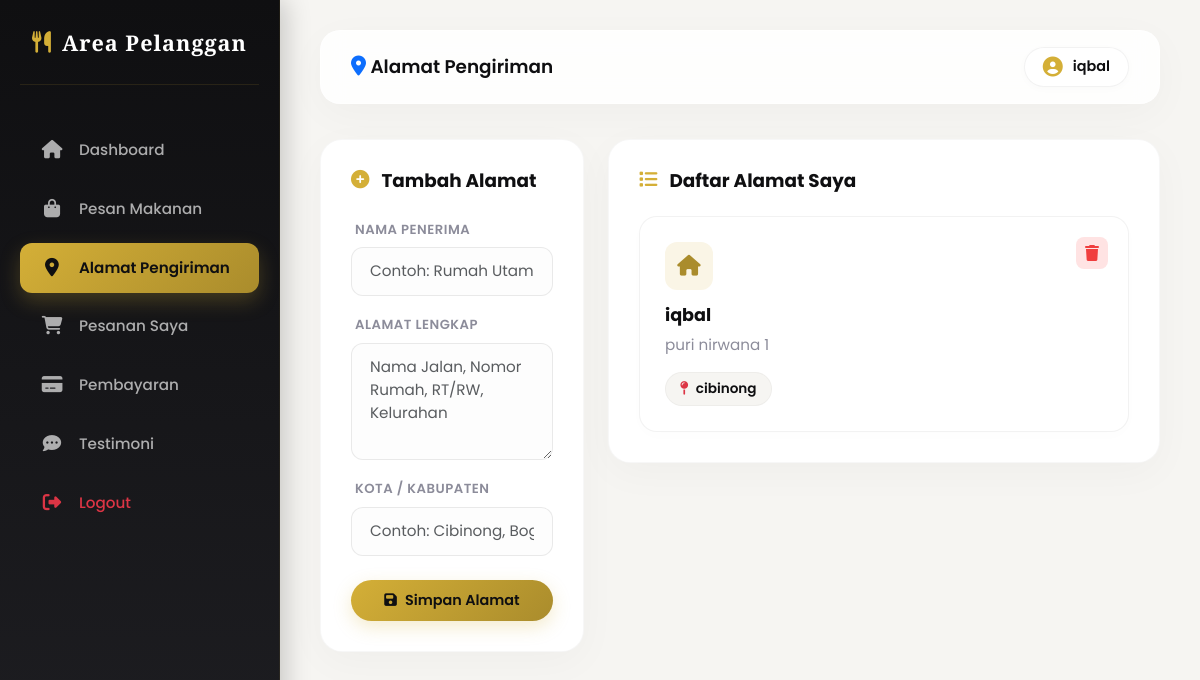
The app's page /pengunjung/alamat.php (signed in) with its own data.
### tables this page shows
CREATE TABLE `users` (
  `id` int(11) NOT NULL,
  `username` varchar(50) DEFAULT NULL,
  `password` varchar(255) NOT NULL,
  `role` enum('admin','petugas','pengunjung') DEFAULT NULL
);

CREATE TABLE `alamat` (
  `id` int(11) NOT NULL,
  `user_id` int(11) DEFAULT NULL,
  `nama_penerima` varchar(100) DEFAULT NULL,
  `alamat` text,
  `kota` varchar(50) DEFAULT NULL
);

### pengunjung/alamat.php (the view, shortened to what this page needs)
<?php
include '../koneksi.php';
$user_id = $_SESSION['id'];
$q_pengunjung = mysqli_query($conn, "SELECT username FROM users WHERE id='$user_id'");
$d_pengunjung = mysqli_fetch_assoc($q_pengunjung);
$nama_pengunjung = $d_pengunjung['username'];
$data = mysqli_query($conn,"SELECT * FROM alamat WHERE user_id='$user_id' ORDER BY id ASC");
?>
<!DOCTYPE html>
<html lang="id">
<head>
    <link href="https://cdnjs.cloudflare.com/ajax/libs/font-awesome/6.5.0/css/all.min.css" rel="stylesheet">
    <link href="https://cdn.jsdelivr.net/npm/bootstrap@5.3.0/dist/css/bootstrap.min.css" rel="stylesheet">
    <link href="../css/dashboard.css" rel="stylesheet">
</head>
<body>
    <?php include '../includes/sidebar_pengunjung.php'; ?>
    <div class="main-content">
        <?php
        $topbar_title = "Alamat Pengiriman";
        $user_name = $nama_pengunjung;
        $topbar_icon = '<i class="fa fa-map-marker-alt text-primary"></i>';
        include '../includes/topbar.php';
        ?>
        <div class="row">
            <div class="col-lg-4 mb-4">
                <div class="card-premium">
                    <h5 class="card-title-premium"><i class="fa fa-plus-circle"></i> Tambah Alamat</h5>
                    <form method="POST">
                        <div class="mb-3">
                            <label class="form-label-muted">Nama Penerima</label>
                            <input type="text" name="nama" placeholder="Contoh: Rumah Utama, Iqbal" class="form-control" required>
                        </div>
                        <div class="mb-3">
                            <label class="form-label-muted">Alamat Lengkap</label>
                            <textarea name="alamat" placeholder="Nama Jalan, Nomor Rumah, RT/RW, Kelurahan" class="form-control" rows="4" required></textarea>
                        </div>
                        <div class="mb-4">
                            <label class="form-label-muted">Kota / Kabupaten</label>
                            <input type="text" name="kota" placeholder="Contoh: Cibinong, Bogor" class="form-control" required>
                        </div>
                        <button name="tambah" class="btn-premium-primary w-100 justify-content-center">
                            <i class="fa fa-save"></i> Simpan Alamat
                        </button>
                    </form>
                </div>
            </div>
            <div class="col-lg-8">
                <div class="card-premium">
                    <h5 class="card-title-premium mb-4"><i class="fa fa-list"></i> Daftar Alamat Saya</h5>
                    <div class="alamat-grid">
                        <?php while($d=mysqli_fetch_array($data)){ ?>
                        <div class="alamat-box">
                            <button type="button" class="btn-hapus-alamat" onclick="konfirmasiHapus('?hapus=<?= $d['id'] ?>')" title="Hapus Alamat">
                                <i class="fa fa-trash"></i>
                            </button>
                            <div class="alamat-icon">
                                <i class="fa fa-home"></i>
                            </div>
                            <h6><?= htmlspecialchars($d['nama_penerima']) ?></h6>
                            <p><?= htmlspecialchars($d['alamat']) ?></p>
                            <div class="kota-badge"><i class="fa fa-map-pin me-1 text-danger"></i> <?= htmlspecialchars($d['kota']) ?></div>
                        </div>
                        <?php } ?>
                    </div>
                </div>
            </div>
        </div>
    </div>
</body>
</html>

### includes/topbar.php (shortened to what this page needs)
<div class="topbar">
    <div class="topbar-title">
        <h5><?= isset($topbar_icon) ? $topbar_icon : '<i class="fa fa-chart-pie"></i>' ?> <?= htmlspecialchars($topbar_title) ?></h5>
    </div>
    <div class="topbar-profile">
        <div class="topbar-user">
            <i class="fa fa-user-circle"></i> <span><?= htmlspecialchars($user_name) ?></span>
        </div>
    </div>
</div>

### css/dashboard.css (style rules this page uses)
:root { --gold: #D4AF37; --gold-dark: #AA8C2C; --gold-light: rgba(212, 175, 55, 0.12); --gold-glow: rgba(212, 175, 55, 0.35); --dark: #0F0F11; --dark-medium: #1A1A1D; --dark-light: #242428; --sidebar-bg: linear-gradient(180deg, #0F0F11 0%, #1E1E22 100%); --bg-light: #F6F5F2; --card-shadow: 0 10px 40px rgba(0, 0, 0, 0.03); --hover-shadow: 0 20px 40px rgba(212, 175, 55, 0.08); --transition: all 0.4s cubic-bezier(0.16, 1, 0.3, 1); }
* { margin: 0; padding: 0; box-sizing: border-box; }
body { font-family: 'Poppins', sans-serif; background-color: var(--bg-light); color: var(--dark); min-height: 100vh; overflow-x: hidden; }
.main-content { margin-left: 280px; padding: 30px 40px; transition: var(--transition); min-height: 100vh; }
.topbar { background: rgba(255, 255, 255, 0.85); backdrop-filter: blur(12px); -webkit-backdrop-filter: blur(12px); padding: 16px 30px; border-radius: 20px; margin-bottom: 35px; display: flex; justify-content: space-between; align-items: center; box-shadow: var(--card-shadow); border: 1px solid rgba(255, 255, 255, 0.5); }
.topbar-title { display: flex; align-items: center; gap: 12px; }
.topbar-title h5 { margin: 0; font-weight: 600; color: var(--dark); font-size: 1.15rem; }
.topbar-title i { color: var(--gold); font-size: 1.25rem; }
.topbar-profile { display: flex; align-items: center; gap: 12px; }
.topbar-user { display: flex; align-items: center; gap: 10px; background: #ffffff; padding: 8px 18px; border-radius: 30px; border: 1px solid rgba(0, 0, 0, 0.05); box-shadow: 0 2px 8px rgba(0, 0, 0, 0.02); font-weight: 600; color: var(--dark); font-size: 0.9rem; }
.topbar-user i { font-size: 1.25rem; color: var(--gold); }
.card-premium { background: #ffffff; border-radius: 22px; border: 1px solid rgba(0, 0, 0, 0.03); padding: 30px; box-shadow: var(--card-shadow); transition: var(--transition); }
.card-title-premium { font-weight: 700; color: var(--dark); font-size: 1.15rem; margin-bottom: 25px; display: flex; align-items: center; gap: 12px; }
.card-title-premium i { color: var(--gold); }
.btn-premium-primary { background: linear-gradient(135deg, var(--gold) 0%, var(--gold-dark) 100%); color: var(--dark) !important; border: none; border-radius: 30px; padding: 10px 24px; font-weight: 600; font-size: 0.9rem; display: inline-flex; align-items: center; gap: 8px; text-decoration: none; transition: var(--transition); box-shadow: 0 6px 18px rgba(212, 175, 55, 0.25); }
.form-control, .form-select { border-radius: 12px; padding: 12px 18px; border: 1px solid rgba(0, 0, 0, 0.08); background: #FDFDFD; font-size: 0.95rem; transition: var(--transition); }
.form-label-muted { font-size: 0.825rem; font-weight: 600; color: #8c8c9a; text-transform: uppercase; letter-spacing: 0.5px; margin-bottom: 8px; margin-left: 4px; }

### pengunjung/alamat.php (style rules this page uses)
.alamat-grid { display: grid; grid-template-columns: repeat(auto-fill, minmax(280px, 1fr)); gap: 20px; }
.alamat-box { background: white; border: 1px solid rgba(0, 0, 0, 0.05); border-radius: 18px; padding: 25px; position: relative; transition: all 0.3s ease; box-shadow: 0 4px 15px rgba(0,0,0,0.01); display: flex; flex-direction: column; height: 100%; }
.alamat-icon { width: 48px; height: 48px; background: var(--gold-light); color: var(--gold-dark); border-radius: 12px; display: flex; align-items: center; justify-content: center; font-size: 1.3rem; margin-bottom: 15px; }
.alamat-box h6 { font-weight: 700; color: var(--dark); margin-bottom: 8px; font-size: 1.1rem; }
.alamat-box p { color: #8c8c9a; margin-bottom: 15px; font-size: 0.95rem; line-height: 1.5; flex-grow: 1; }
.kota-badge { background: var(--bg-light); color: var(--dark); padding: 6px 14px; border-radius: 30px; font-size: 0.85rem; font-weight: 600; display: inline-block; align-self: flex-start; border: 1px solid rgba(0,0,0,0.03); }
.btn-hapus-alamat { position: absolute; top: 20px; right: 20px; background: #ffe3e3; color: #f03e3e; border: none; width: 32px; height: 32px; border-radius: 8px; display: flex; align-items: center; justify-content: center; transition: all 0.2s; }

### records on screen
users: username "iqbal"
alamat: nama_penerima "iqbal", alamat "puri nirwana 1", kota "cibinong"

### other values on screen
$topbar_title "Alamat Pengiriman"
